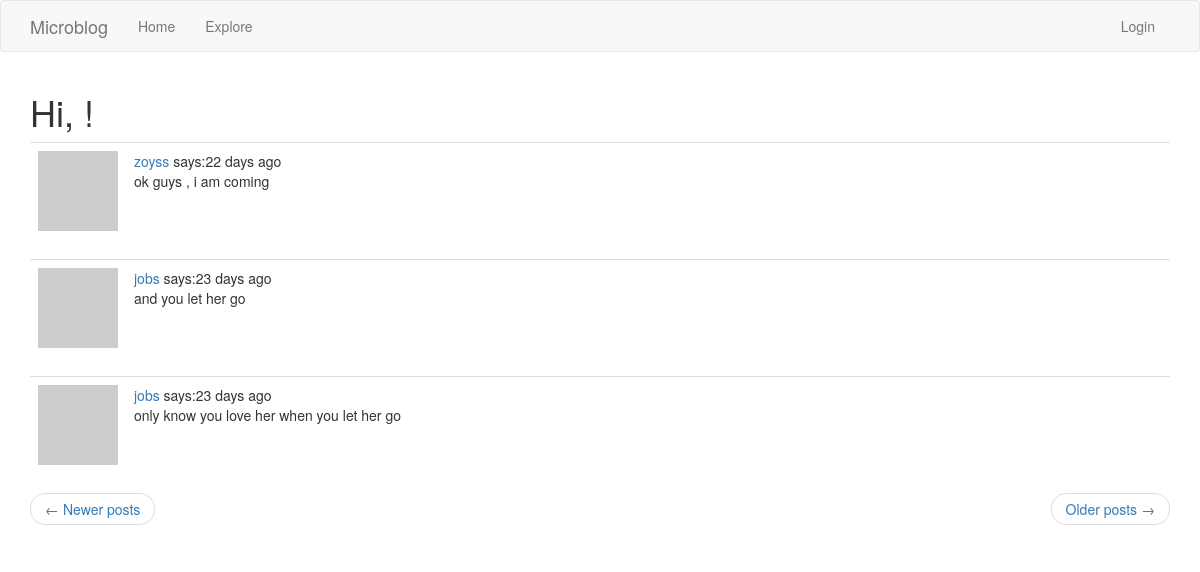
Page /explore?page=5 on the committed database.
### app/models.py (models this page shows, shortened)
class SearchableMixin(object):
    @classmethod
    def search(cls, expression, page, per_page):
        ids, total = query_index(cls.__tablename__, expression, page, per_page)
        if total == 0:
            return cls.query.filter_by(id=0), 0
        when = []
        for idx, val in enumerate(ids):
            when.append((val, idx))
        return cls.query.filter(cls.id.in_(ids)).order_by(
            db.case(when, value=cls.id)
        ), total

class Post(SearchableMixin, db.Model):
    id = db.Column(db.Integer, autoincrement=True, primary_key=True)
    body = db.Column(db.String(140))
    timestamp = db.Column(db.DateTime, index=True, default=datetime.utcnow)
    user_id = db.Column(db.Integer, db.ForeignKey('user.id'))
    language = db.Column(db.String(5))
    __searchable__ = ['body']

class User(UserMixin, db.Model):
    id = db.Column(db.Integer, autoincrement=True, primary_key=True)
    username = db.Column(db.String(64), index=True, unique=True)
    email = db.Column(db.String(120), index=True, unique=True)
    password_hash = db.Column(db.String(128))
    about_me = db.Column(db.String(140))
    last_seen = db.Column(db.DateTime, default=datetime.utcnow)
    posts = db.relationship('Post', backref='author', lazy='dynamic')
    followed = db.relationship('User',
                               secondary=followers,
                               primaryjoin=(followers.c.follower_id == id),
                               secondaryjoin=(followers.c.followed_id == id),
                               backref=db.backref('followers', lazy='dynamic'),
                               lazy='dynamic')
    messages_sent = db.relationship('Message',
                                    backref='author',
                                    foreign_keys='Message.sender_id',
                                    lazy='dynamic')
    messages_received = db.relationship('Message',
                                        backref='recipient',
                                        foreign_keys='Message.recipient_id',
                                        lazy='dynamic')
    notifications = db.relationship('Notification',
                                    backref='user',
                                    lazy='dynamic')
    last_message_read_time = db.Column(db.DateTime)
    def avatar(self, size):
        digest = md5(self.email.lower().encode('utf-8')).hexdigest()
        return 'https://www.gravatar.com/avatar/{}?d=monsterid&s={}'.format(digest, size)

### app/main/routes.py (the view)
@bp.route('/explore', methods=['GET'])
def explore():
    page = request.args.get('page', 1, type=int)
    posts = Post.query.order_by(Post.timestamp.desc()).paginate(page, current_app.config['POSTS_PER_PAGE'], False)
    next_url = url_for('main.explore', page=posts.next_num) if posts.has_next else None
    prev_url = url_for('main.explore', page=posts.prev_num) if posts.has_prev else None
    return render_template('index.html', title='explore', posts=posts.items, next_url=next_url, prev_url=prev_url)

### app/main/routes.py (called while the page is built)
@bp.before_app_request
def before_request():
    if current_user.is_authenticated:
        current_user.last_seen = datetime.utcnow()
        db.session.commit()
        g.search_form = SearchForm()

### app/templates/index.html (shortened to what this page needs)
{% extends "base.html" %}
{% import 'bootstrap/wtf.html' as wtf %}
{% block app_content %}
<h1>Hi, {{ current_user.username }}!</h1>
{% for post in posts %}
{% include "_post.html" %}
{% endfor %}
<nav aria-label="...">
    <ul class="pager">
        <li class="previous {% if not prev_url %} disabled {% endif %}">
            <a href="{{ prev_url or '#' }}">
                <span aria-hidden="true">&larr;</span> Newer posts
            </a>
        </li>
        <li class="next{% if not next_url %} disabled{% endif %}">
                <a href="{{ next_url or '#' }}">
                    Older posts <span aria-hidden="true">&rarr;</span>
                </a>
        </li>
    </ul>
</nav>
{% endblock %}

### app/templates/_post.html (shortened to what this page needs)
<table class="table table-hover">
    <tr>
        <td width="70px">
            <a href="{{ url_for('main.user', username=post.author.username) }}">
                <img src="{{ post.author.avatar(70) }}" alt="">
            </a>
        </td>
        <td>
            <a href="{{ url_for('main.user', username=post.author.username) }}">
                {{ post.author.username }}
            </a>
            says:{{ moment(post.timestamp).fromNow() }}
            <br>
                <span id="post{{ post.id }}">{{ post.body }}</span>
        </td>
    </tr>
</table>

### rows in the picture
Post: author.username "zoyss", timestamp "22 days ago", body "ok guys , i am coming"
Post: author.username "jobs", timestamp "23 days ago", body "and you let her go"
Post: author.username "jobs", timestamp "23 days ago", body "only know you love her when you let her go"
